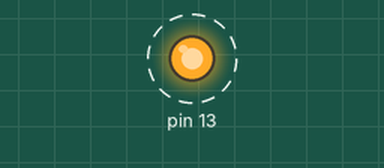
Bench run of a sketch on a simulated Arduino Uno, built with avr-gcc and run on an emulated ATmega328P. Shown: output pins drawn as LEDs (lit = HIGH). Dashed ring = blinking.

Above: at 7.19 s.
Timing chart, 0 to 10.0 s (numbered marks = the images above):
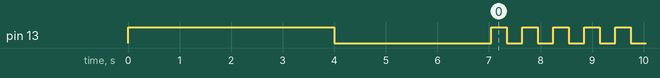

The sketch:

bluetooth.ino
```cpp
#include <SoftwareSerial.h>

SoftwareSerial blue(10,11);

char num[21] = "Bluethooth HC-06";
char BPS = '4';
char PASS[5] = "1234";

void setup(){
  blue.begin(9600);
  pinMode(13, OUTPUT);
  digitalWrite(13, HIGH);
  delay(4000);

  digitalWrite(13, LOW);

  blue.print("AT");
  delay(1000);

  blue.print("AT+NAME");
  blue.print(num);
  delay(1000);

  blue.print("AT+BAUD");
  blue.print(BPS);

  blue.print("AT+PIN");
  blue.print(PASS);
  delay(1000);
}

void loop() {
  digitalWrite(13, !digitalRead(13));
  delay(300);
}
```

Measured:
- by itself, pin 13: repeats every 0.60 s: HIGH 0.30 s, LOW 0.30 s
